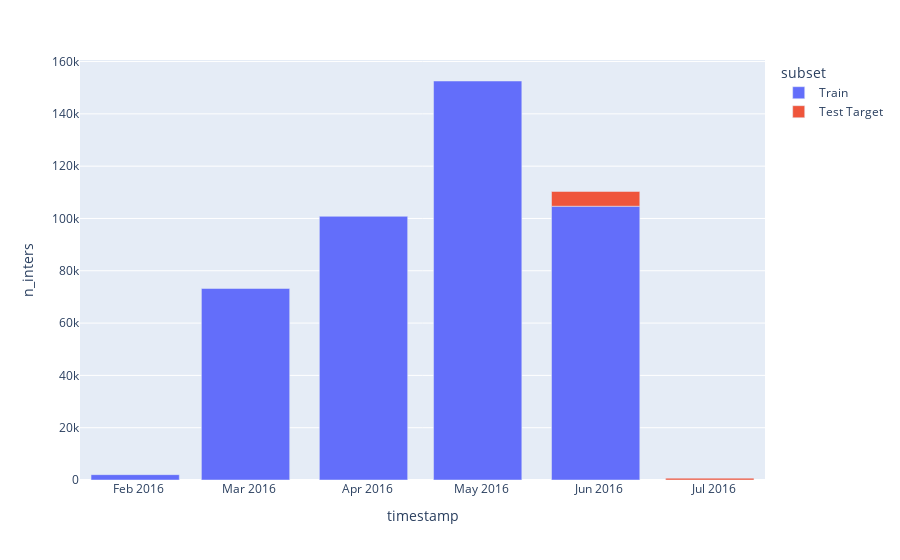

The cell this chart's notebook holds for it:
### Code cell
plot_inters_px([train, test_target], granularity="m", labels=["Train", "Test Target"])

### Figure 1 — Plotly figure (JSON) as saved in the notebook; plotly's stock layout.template omitted (floating-point values rounded to 4 significant figures)
{"data": [{"alignmentgroup": "True", "hovertemplate": "subset=Train<br>timestamp=%{x}<br>n_inters=%{y}<extra></extra>", "legendgroup": "Train", "marker": {"color": "#636efa", "pattern": {"shape": ""}}, "name": "Train", "offsetgroup": "Train", "orientation": "v", "showlegend": true, "textposition": "auto", "type": "bar", "x": ["2016-01-31T00:00:00", "2016-02-29T00:00:00", "2016-03-31T00:00:00", "2016-04-30T00:00:00", "2016-05-31T00:00:00"], "xaxis": "x", "y": [2047, 73236, 100824, 152568, 104685], "yaxis": "y"}, {"alignmentgroup": "True", "hovertemplate": "subset=Test Target<br>timestamp=%{x}<br>n_inters=%{y}<extra></extra>", "legendgroup": "Test Target", "marker": {"color": "#EF553B", "pattern": {"shape": ""}}, "name": "Test Target", "offsetgroup": "Test Target", "orientation": "v", "showlegend": true, "textposition": "auto", "type": "bar", "x": ["2016-05-31T00:00:00", "2016-06-30T00:00:00"], "xaxis": "x", "y": [5647, 699], "yaxis": "y"}], "layout": {"barmode": "relative", "legend": {"title": {"text": "subset"}, "tracegroupgap": 0}, "margin": {"t": 60}, "xaxis": {"anchor": "y", "domain": [0, 1], "title": {"text": "timestamp"}}, "yaxis": {"anchor": "x", "domain": [0, 1], "title": {"text": "n_inters"}}}}
